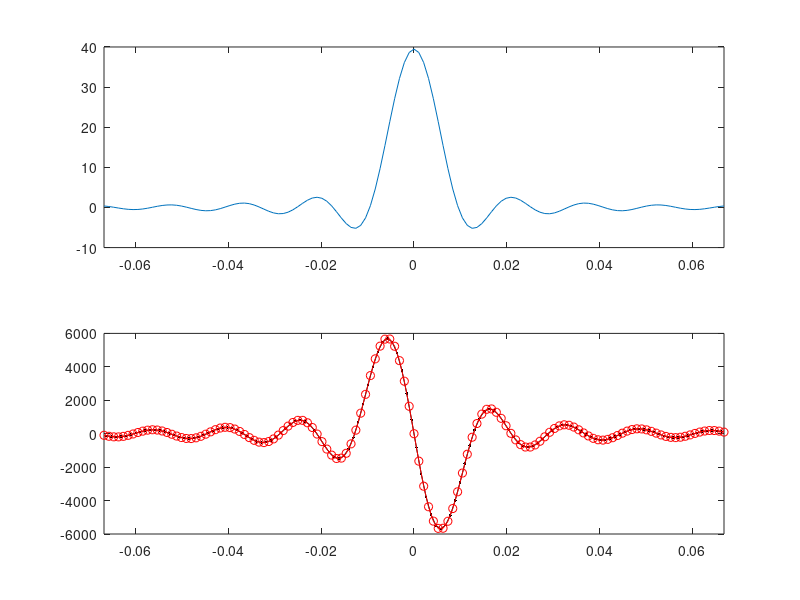

Source code (MATLAB):
% test functional svd-expansion. ;
% testing functional lsq. ;
% determining the overlap integral between two plane-waves on a disc, ;
% as well as the derivative of that overlap integral. : ;

verbose=1;
max_k_p = 64; N_pixel = 3.0;
R_target = max_k_p-0.5; z_target = N_pixel*pi*sqrt(2); D_target = z_target/(2*pi*R_target);
C = 2*pi*max_k_p;
ff_ = @(kd) 4*pi*besselj(1,2*pi*kd) ./ kd ; 
dff_ = @(kd) -4*pi*besselj(1,2*pi*kd)./kd.^2 + 4*pi^2*(besselj(0,2*pi*kd)-besselj(2,2*pi*kd))./kd ; 
tic;
n_d = 129;
dj_ = D_target*linspace(-2,+2,n_d);
h_ = zeros(n_d,1);
dh_ = zeros(n_d,1);
for nd=1:n_d;
dj = dj_(nd); gamma = C*dj; kd = dj*max_k_p;
if (dj==0); h_(nd) = (2*pi).^2; dh_(nd) = 0; end;
if (dj~=0); 
%h_(nd) = gamma*2*pi*besselj(1,gamma) ./ (dj.^2) / (pi*max_k_p.^2) ; 
h_(nd) = ff_(kd);
%dh_(nd) = ( 2*pi*C*besselj(1,gamma) + pi*C^2*dj*(besselj(0,gamma) - besselj(2,gamma)) ) ./ (dj.^2) / (pi*max_k_p.^2)  - 2./dj_(nd) * h_(nd);
dh_(nd) = dff_(kd)*max_k_p;
end;%if (dj~=0); 
end;%for nd=1:n_d;
toc;
subplot(2,1,1); plot(dj_,h_); xlim([min(dj_),max(dj_)]);
subplot(2,1,2); ddj = mean(diff(dj_)); plot(dj_(1:end-1) + ddj/2,diff(h_)/ddj,'k.-',dj_,dh_,'ro-'); xlim([min(dj_),max(dj_)]);
